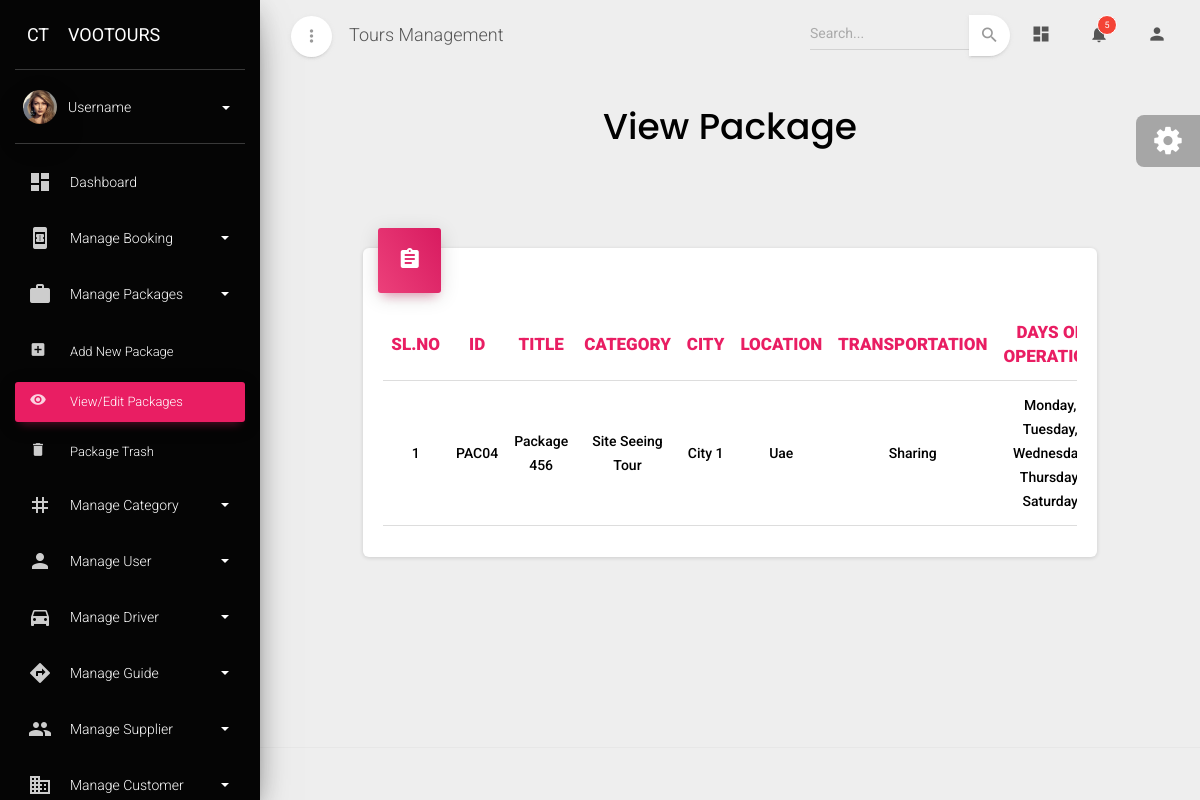
Before: /viewpackage with the older database file.
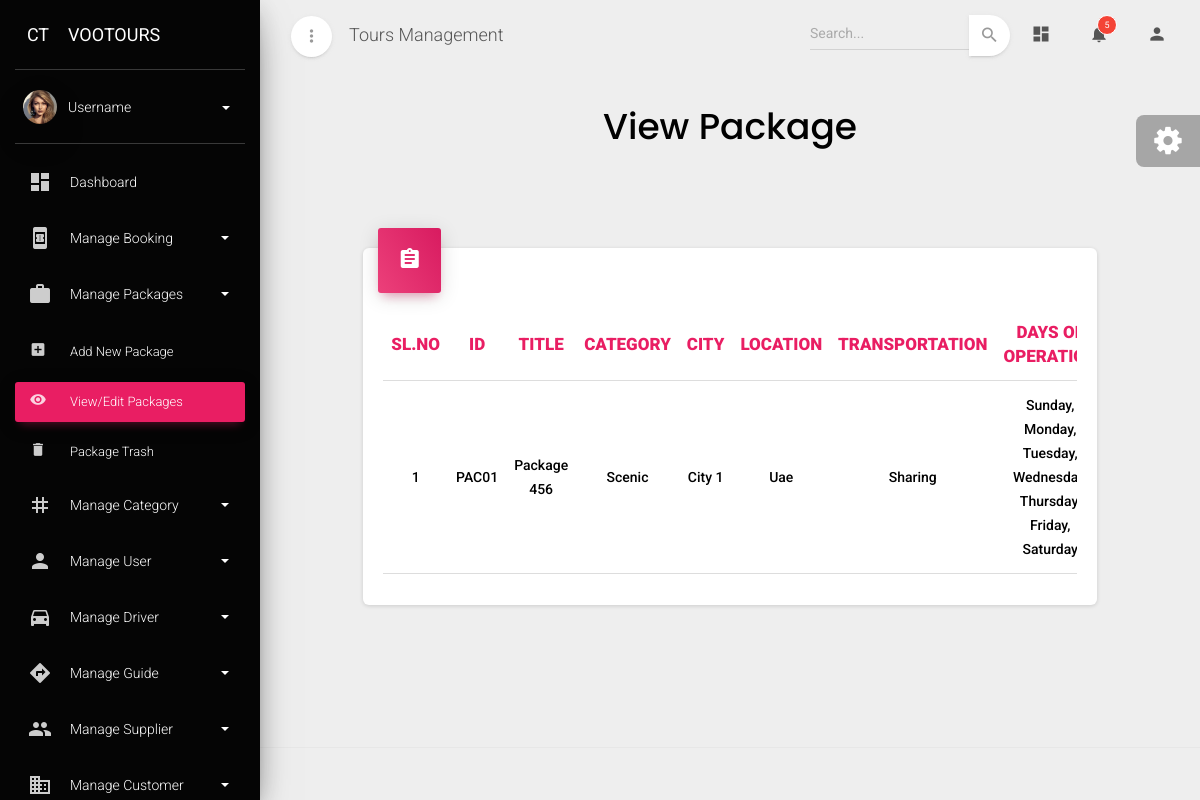
After: the same page with the newer database file.
### admin_dashboard/models.py (models this page shows, shortened)
class Package(models.Model):
    transport_Choices=[
        ('Sharing','Sharing'),
        ('Private','Private'),
        ('Without Transfer','Without Transfer'),
        ('Tickets Only','Tickets Only')
    ]
    package_id=models.CharField(max_length=10,primary_key=True,editable=False)
    package_code=models.CharField(max_length=20)
    package_title=models.CharField(max_length=30)
    package_category=models.ForeignKey(Category,on_delete=models.CASCADE,to_field='category_id')
    package_city=models.CharField(max_length=30)
    web_id=models.CharField(max_length=200)
    web_sku=models.CharField(max_length=200)
    website_link=models.CharField(max_length=300)
    short_description=models.TextField(max_length=300)
    highlights=models.TextField(max_length=300)
    description=models.TextField(max_length=1000)
    inclusions=models.CharField(max_length=500)
    exclusions=models.CharField(max_length=500)
    transportation=models.CharField(choices=transport_Choices,max_length=30)
    language=models.ManyToManyField(Language)
    open_hours=models.CharField(max_length=30)
    sunday=models.BooleanField(default=True,blank=True,null=True)
    monday=models.BooleanField(default=True,blank=True,null=True)
    tuesday=models.BooleanField(default=True,blank=True,null=True)
    wednesday=models.BooleanField(default=True,blank=True,null=True)
    thursday=models.BooleanField(default=True,blank=True,null=True)
    friday=models.BooleanField(default=True,blank=True,null=True)
    saturday=models.BooleanField(default=True,blank=True,null=True)
    location=models.CharField(max_length=100)
    adult_rate=models.CharField(max_length=20)
    child_rate=models.CharField(max_length=20)
    infant_rate=models.CharField(max_length=20)
    adult_age=models.CharField(max_length=10)
    child_age=models.CharField(max_length=10)
    infant_age=models.CharField(max_length=10)
    status=models.ForeignKey(Status_type,on_delete=models.CASCADE)
    image_link=models.CharField(max_length=600)
    video_link=models.CharField(max_length=600)
    is_deleted=models.BooleanField(default=False)

class Category(models.Model):
    category_id=models.CharField(max_length=10, primary_key=True, editable=False)
    category_name=models.CharField(max_length=30,unique=True)
    adult=models.BooleanField(default=True)
    child=models.BooleanField(default=True)
    infant=models.BooleanField(default=True)
    foc=models.BooleanField(default=True)
    pickup_location=models.BooleanField(default=True)
    drop_location=models.BooleanField(default=True)
    room_no=models.BooleanField(default=True)
    remark=models.BooleanField(default=True)
    date=models.BooleanField(default=True)
    time=models.BooleanField(default=True)
    pickup_time=models.BooleanField(default=True)
    def __str__(self):
        return self.category_name

### admin_dashboard/views.py (the view)
# urls.py: path('viewpackage',view_package,name="viewpackage"),
def view_package(request):
    data=Package.objects.filter(is_deleted=False)
    return render(request,'viewpackage.html',{'data':data})

### admin_dashboard/models.py (called while the page is built)
    def __str__(self):
        return self.status

### admin_dashboard/templates/viewpackage.html (shortened to what this page needs)
{% extends "base.html" %}
{% block content %}
<div class="content">
  <div class="container-fluid">
    <div class="row text-center">
      <h2
        class="font-weight-bold"
        style="font-family: poppins, serif; color: #000"
      >
        View Package
      </h2>
    </div>
    <div class="row mt-2">
      <div class="mt-5">
        <div class="row" id="supplier-allocation-content">
          <div class="col-1"></div>
          <div class="col-lg-10 col-md-12 col-md-12">
            <div class="card">
              <div class="card-header card-header-rose card-header-icon">
                <div class="card-icon">
                  <i class="material-icons">assignment</i>
                </div>
              </div>
              <div class="card-body">
                <div class="table-responsive">
                  <table class="table">
                    <thead>
                      <tr>
                        <th class="text-center  text-rose" style="font-weight: 900;" >SL.NO</th>
                        <th class="text-center  text-rose" style="font-weight: 900;" >ID</th>
                        <th class="text-center  text-rose" style="font-weight: 900;" >TITLE</th>
                        <th class="text-center  text-rose" style="font-weight: 900;" >CATEGORY</th>
                        <th class="text-center  text-rose" style="font-weight: 900;" >CITY</th>
                        <th class="text-center  text-rose" style="font-weight: 900;" >LOCATION</th>
                        <th class="text-center  text-rose" style="font-weight: 900;" >TRANSPORTATION</th>
                        <th class="text-center  text-rose" style="font-weight: 900;" >DAYS OF OPERATION</th>
                      </tr>
                    </thead>
                    <tbody>
                      {% for i in data %}
                        <tr>
                          <td class="text-center" style="font-weight: 500;">{{forloop.counter}}</td>
                          <td class="text-center text-capitalize" style="font-weight: 500;">{{i.package_id}}</td>
                          <td class="text-center text-capitalize" style="font-weight: 500;">{{i.package_title}}</td>
                          <td class="text-center text-capitalize" style="font-weight: 500;">{{i.package_category}}</td>
                          <td class="text-center text-capitalize" style="font-weight: 500;">{{i.package_city}}</td>
                          <td class="text-center text-capitalize" style="font-weight: 500;">{{i.location}}</td>
                          <td class="text-center text-capitalize" style="font-weight: 500;">{{i.transportation}}</td>
                          <td class="text-center text-capitalize" style="font-weight: 500;">
                            {% if i.sunday == True %}Sunday,{% endif %}
                            {% if i.monday == True %}Monday,{% endif %}
                            {% if i.tuesday == True %}Tuesday,{% endif %}
                            {% if i.wednesday == True %}Wednesday,{% endif %}
                            {% if i.thursday == True %}Thursday,{% endif %}
                            {% if i.friday == True %}Friday,{% endif %}
                            {% if i.saturday == True %}Saturday{% endif %}
                        </td>
                      </tr>
                      {% endfor %}
                    </tbody>
                  </table>
                </div>
              </div>
            </div>
          </div>
          <div class="col-1"></div>
        </div>
      </div>
    </div>
  </div>
</div>
{% endblock content %}

Changed rows visible on the page:
removed Package: package_id "PAC04", package_title "Package 456", package_category "Site Seeing Tour", package_city "City 1", location "Uae", transportation "Sharing", monday "Monday,", tuesday "Tuesday,", wednesday "Wednesday,", thursday "Thursday,", saturday "Saturday"
added Package: package_id "PAC01", package_title "Package 456", package_category "Scenic", package_city "City 1", location "Uae", transportation "Sharing", sunday "Sunday,", monday "Monday,", tuesday "Tuesday,", wednesday "Wednesday,", thursday "Thursday,", friday "Friday,", saturday "Saturday"
